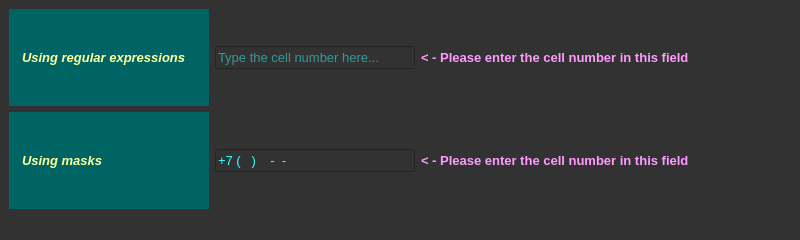
<?xml version="1.0" encoding="UTF-8"?>
<ui version="4.0">
 <class>MainWindow</class>
 <widget class="QMainWindow" name="MainWindow">
  <property name="geometry">
   <rect>
    <x>0</x>
    <y>0</y>
    <width>800</width>
    <height>240</height>
   </rect>
  </property>
  <property name="minimumSize">
   <size>
    <width>800</width>
    <height>240</height>
   </size>
  </property>
  <property name="maximumSize">
   <size>
    <width>800</width>
    <height>240</height>
   </size>
  </property>
  <property name="windowTitle">
   <string>MainWindow</string>
  </property>
  <property name="styleSheet">
   <string notr="true">background-color: rgb(50, 50, 50);</string>
  </property>
  <widget class="QWidget" name="centralwidget">
   <layout class="QGridLayout" name="gridLayout_2">
    <item row="1" column="0">
     <layout class="QVBoxLayout" name="verticalLayout">
      <item>
       <layout class="QHBoxLayout" name="horizontalLayout_3">
        <item>
         <widget class="QLabel" name="labelRegular">
          <property name="maximumSize">
           <size>
            <width>200</width>
            <height>16777215</height>
           </size>
          </property>
          <property name="font">
           <font>
            <family>Tahoma</family>
            <pointsize>10</pointsize>
            <weight>75</weight>
            <italic>true</italic>
            <bold>true</bold>
           </font>
          </property>
          <property name="styleSheet">
           <string notr="true">background-color: rgb(0, 100, 100);
padding-left: 10;
color: rgb(255, 255, 155);</string>
          </property>
          <property name="text">
           <string>Using regular expressions</string>
          </property>
         </widget>
        </item>
        <item>
         <widget class="QLineEdit" name="regularLine">
          <property name="maximumSize">
           <size>
            <width>200</width>
            <height>16777215</height>
           </size>
          </property>
          <property name="font">
           <font>
            <pointsize>10</pointsize>
           </font>
          </property>
          <property name="styleSheet">
           <string notr="true">color: rgb(55, 255, 255);
border-color: rgb(81, 81, 81);</string>
          </property>
          <property name="maxLength">
           <number>12</number>
          </property>
          <property name="placeholderText">
           <string>Type the cell number here...</string>
          </property>
         </widget>
        </item>
        <item>
         <widget class="QLabel" name="labelRegularStatus">
          <property name="font">
           <font>
            <family>Tahoma</family>
            <pointsize>10</pointsize>
            <weight>75</weight>
            <bold>true</bold>
           </font>
          </property>
          <property name="styleSheet">
           <string notr="true">color: rgb(255, 155, 255);</string>
          </property>
          <property name="text">
           <string>&lt; - Please enter the cell number in this field</string>
          </property>
         </widget>
        </item>
       </layout>
      </item>
      <item>
       <layout class="QHBoxLayout" name="horizontalLayout">
        <item>
         <widget class="QLabel" name="labelMasked">
          <property name="maximumSize">
           <size>
            <width>200</width>
            <height>16777215</height>
           </size>
          </property>
          <property name="font">
           <font>
            <family>Tahoma</family>
            <pointsize>10</pointsize>
            <weight>75</weight>
            <italic>true</italic>
            <bold>true</bold>
           </font>
          </property>
          <property name="styleSheet">
           <string notr="true">background-color: rgb(0, 100, 100);
padding-left: 10;
color: rgb(255, 255, 155);</string>
          </property>
          <property name="text">
           <string>Using masks</string>
          </property>
         </widget>
        </item>
        <item>
         <widget class="QLineEdit" name="maskedLine">
          <property name="maximumSize">
           <size>
            <width>200</width>
            <height>16777215</height>
           </size>
          </property>
          <property name="font">
           <font>
            <pointsize>10</pointsize>
           </font>
          </property>
          <property name="styleSheet">
           <string notr="true">color: rgb(55, 255, 255);
border-color: rgb(81, 81, 81);</string>
          </property>
          <property name="inputMask">
           <string>+7 (999) 999-99-99</string>
          </property>
          <property name="maxLength">
           <number>18</number>
          </property>
          <property name="placeholderText">
           <string/>
          </property>
         </widget>
        </item>
        <item>
         <widget class="QLabel" name="labelMaskedStatus">
          <property name="font">
           <font>
            <family>Tahoma</family>
            <pointsize>10</pointsize>
            <weight>75</weight>
            <bold>true</bold>
           </font>
          </property>
          <property name="styleSheet">
           <string notr="true">color: rgb(255, 155, 255);</string>
          </property>
          <property name="text">
           <string>&lt; - Please enter the cell number in this field</string>
          </property>
         </widget>
        </item>
       </layout>
      </item>
     </layout>
    </item>
   </layout>
  </widget>
  <widget class="QMenuBar" name="menubar">
   <property name="geometry">
    <rect>
     <x>0</x>
     <y>0</y>
     <width>800</width>
     <height>21</height>
    </rect>
   </property>
  </widget>
  <widget class="QStatusBar" name="statusbar"/>
 </widget>
 <resources/>
 <connections/>
</ui>
